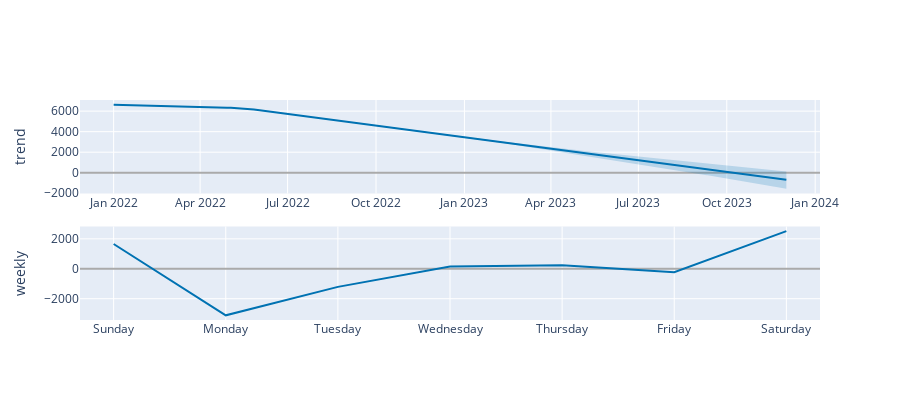

Write notebook code for a chart like this one.
### Code cell
# Python
plot_components_plotly(m, forecast)

### Figure 1 — Plotly figure (JSON) as saved in the notebook; plotly's stock layout.template omitted (floating-point values rounded to 4 significant figures; data arrays with more than 128 entries replaced by an {"elided": "..."} marker saying what was removed)
{"data": [{"line": {"color": "#0072B2", "width": 2}, "mode": "lines", "name": "trend", "type": "scatter", "x": {"elided": "436 str values"}, "xaxis": "x", "y": {"elided": "436 float values"}, "yaxis": "y"}, {"line": {"color": "rgba(0, 114, 178, 0.2)", "width": 0}, "mode": "lines", "name": "trend_upper", "type": "scatter", "x": {"elided": "436 str values"}, "xaxis": "x", "y": {"elided": "436 float values"}, "yaxis": "y"}, {"fill": "tonexty", "fillcolor": "rgba(0, 114, 178, 0.2)", "line": {"color": "rgba(0, 114, 178, 0.2)", "width": 0}, "mode": "lines", "name": "trend_lower", "type": "scatter", "x": {"elided": "436 str values"}, "xaxis": "x", "y": {"elided": "436 float values"}, "yaxis": "y"}, {"line": {"color": "#0072B2", "width": 2}, "mode": "lines", "name": "weekly", "type": "scatter", "x": ["2017-01-01T00:00:00", "2017-01-02T00:00:00", "2017-01-03T00:00:00", "2017-01-04T00:00:00", "2017-01-05T00:00:00", "2017-01-06T00:00:00", "2017-01-07T00:00:00"], "xaxis": "x2", "y": [1655.0, -3111.0, -1210.0, 147.0, 232.2, -225.9, 2512.0], "yaxis": "y2"}], "layout": {"height": 400, "showlegend": false, "width": 900, "xaxis": {"anchor": "y", "domain": [0, 1], "range": ["2021-11-27T00:00:00", "2024-01-06T00:00:00"], "type": "date"}, "xaxis2": {"anchor": "y2", "domain": [0, 1], "range": ["2016-12-31T16:48:00", "2017-01-07T07:12:00"], "tickformat": "%A", "type": "date"}, "yaxis": {"anchor": "x", "domain": [0.575, 1], "rangemode": "normal", "title": {"text": "trend"}, "zerolinecolor": "#AAA"}, "yaxis2": {"anchor": "x2", "domain": [0, 0.425], "title": {"text": "weekly"}, "zerolinecolor": "#AAA"}}}
